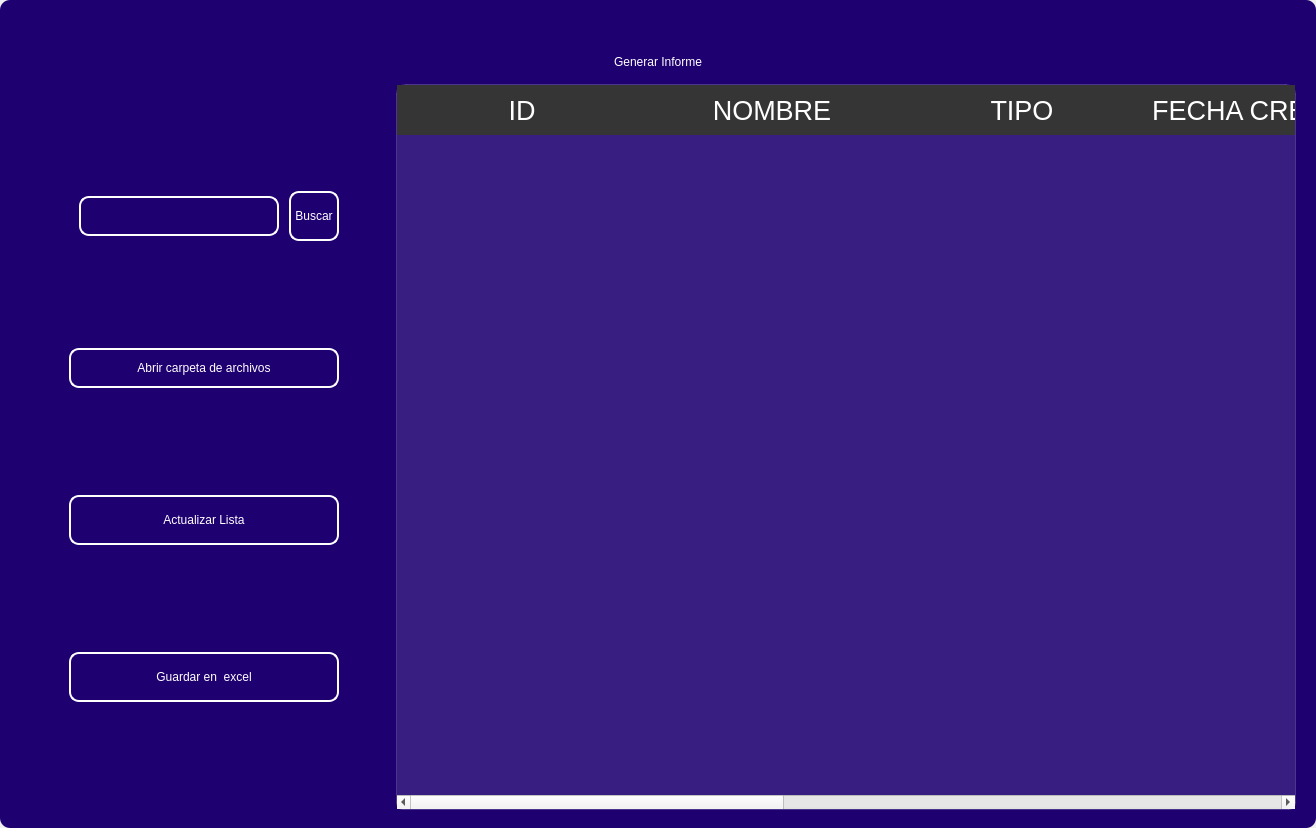
<?xml version="1.0" encoding="UTF-8"?>
<ui version="4.0">
 <class>MainWindow</class>
 <widget class="QMainWindow" name="MainWindow">
  <property name="geometry">
   <rect>
    <x>0</x>
    <y>0</y>
    <width>1316</width>
    <height>828</height>
   </rect>
  </property>
  <property name="windowTitle">
   <string>MainWindow</string>
  </property>
  <property name="styleSheet">
   <string notr="true"/>
  </property>
  <widget class="QWidget" name="centralwidget">
   <property name="styleSheet">
    <string notr="true"/>
   </property>
   <layout class="QVBoxLayout" name="verticalLayout">
    <property name="spacing">
     <number>0</number>
    </property>
    <property name="leftMargin">
     <number>0</number>
    </property>
    <property name="topMargin">
     <number>0</number>
    </property>
    <property name="rightMargin">
     <number>0</number>
    </property>
    <property name="bottomMargin">
     <number>0</number>
    </property>
    <item>
     <widget class="QFrame" name="frame">
      <property name="enabled">
       <bool>true</bool>
      </property>
      <property name="styleSheet">
       <string notr="true">
QFrame {
border-radius:10px;
background-color:#1E0070;
 }
</string>
      </property>
      <property name="frameShape">
       <enum>QFrame::StyledPanel</enum>
      </property>
      <property name="frameShadow">
       <enum>QFrame::Raised</enum>
      </property>
      <layout class="QVBoxLayout" name="verticalLayout_2">
       <item>
        <widget class="QFrame" name="frame_superior">
         <property name="minimumSize">
          <size>
           <width>0</width>
           <height>40</height>
          </size>
         </property>
         <property name="maximumSize">
          <size>
           <width>16777215</width>
           <height>40</height>
          </size>
         </property>
         <property name="styleSheet">
          <string notr="true">QPushButton{
border-radius:18px;
}

QPushButton:hover{
	background-color: rgb(0, 0, 0);
}
</string>
         </property>
         <property name="frameShape">
          <enum>QFrame::StyledPanel</enum>
         </property>
         <property name="frameShadow">
          <enum>QFrame::Raised</enum>
         </property>
         <layout class="QHBoxLayout" name="horizontalLayout_3">
          <property name="spacing">
           <number>4</number>
          </property>
          <property name="leftMargin">
           <number>0</number>
          </property>
          <property name="topMargin">
           <number>0</number>
          </property>
          <property name="rightMargin">
           <number>0</number>
          </property>
          <property name="bottomMargin">
           <number>0</number>
          </property>
          <item>
           <widget class="QPushButton" name="btn_icon">
            <property name="text">
             <string/>
            </property>
            <property name="iconSize">
             <size>
              <width>40</width>
              <height>40</height>
             </size>
            </property>
           </widget>
          </item>
          <item>
           <spacer name="horizontalSpacer_2">
            <property name="orientation">
             <enum>Qt::Horizontal</enum>
            </property>
            <property name="sizeHint" stdset="0">
             <size>
              <width>443</width>
              <height>20</height>
             </size>
            </property>
           </spacer>
          </item>
          <item>
           <widget class="QPushButton" name="btn_exit">
            <property name="minimumSize">
             <size>
              <width>38</width>
              <height>38</height>
             </size>
            </property>
            <property name="maximumSize">
             <size>
              <width>38</width>
              <height>38</height>
             </size>
            </property>
            <property name="cursor">
             <cursorShape>PointingHandCursor</cursorShape>
            </property>
            <property name="text">
             <string/>
            </property>
            <property name="iconSize">
             <size>
              <width>35</width>
              <height>35</height>
             </size>
            </property>
           </widget>
          </item>
          <item>
           <widget class="QPushButton" name="bt_minimizar">
            <property name="minimumSize">
             <size>
              <width>38</width>
              <height>38</height>
             </size>
            </property>
            <property name="maximumSize">
             <size>
              <width>38</width>
              <height>38</height>
             </size>
            </property>
            <property name="cursor">
             <cursorShape>PointingHandCursor</cursorShape>
            </property>
            <property name="text">
             <string/>
            </property>
            <property name="icon">
             <iconset>
              <normaloff>image/minus.svg</normaloff>image/minus.svg</iconset>
            </property>
            <property name="iconSize">
             <size>
              <width>38</width>
              <height>38</height>
             </size>
            </property>
           </widget>
          </item>
          <item>
           <widget class="QPushButton" name="bt_maximizar">
            <property name="minimumSize">
             <size>
              <width>38</width>
              <height>38</height>
             </size>
            </property>
            <property name="maximumSize">
             <size>
              <width>38</width>
              <height>38</height>
             </size>
            </property>
            <property name="cursor">
             <cursorShape>PointingHandCursor</cursorShape>
            </property>
            <property name="text">
             <string/>
            </property>
            <property name="icon">
             <iconset>
              <normaloff>image/chevron-up.svg</normaloff>image/chevron-up.svg</iconset>
            </property>
            <property name="iconSize">
             <size>
              <width>38</width>
              <height>38</height>
             </size>
            </property>
           </widget>
          </item>
          <item>
           <widget class="QPushButton" name="bt_restaurar">
            <property name="minimumSize">
             <size>
              <width>38</width>
              <height>38</height>
             </size>
            </property>
            <property name="maximumSize">
             <size>
              <width>38</width>
              <height>38</height>
             </size>
            </property>
            <property name="cursor">
             <cursorShape>PointingHandCursor</cursorShape>
            </property>
            <property name="text">
             <string/>
            </property>
            <property name="icon">
             <iconset>
              <normaloff>image/chevron-down.svg</normaloff>image/chevron-down.svg</iconset>
            </property>
            <property name="iconSize">
             <size>
              <width>38</width>
              <height>38</height>
             </size>
            </property>
           </widget>
          </item>
          <item>
           <widget class="QPushButton" name="bt_cerrar">
            <property name="minimumSize">
             <size>
              <width>38</width>
              <height>38</height>
             </size>
            </property>
            <property name="maximumSize">
             <size>
              <width>38</width>
              <height>38</height>
             </size>
            </property>
            <property name="cursor">
             <cursorShape>PointingHandCursor</cursorShape>
            </property>
            <property name="text">
             <string/>
            </property>
            <property name="icon">
             <iconset>
              <normaloff>image/x.svg</normaloff>image/x.svg</iconset>
            </property>
            <property name="iconSize">
             <size>
              <width>38</width>
              <height>38</height>
             </size>
            </property>
           </widget>
          </item>
         </layout>
        </widget>
       </item>
       <item>
        <widget class="QLabel" name="label">
         <property name="styleSheet">
          <string notr="true">font: 30pt &quot;MS Shell Dlg 2&quot;;
color: rgb(255, 255, 255);</string>
         </property>
         <property name="text">
          <string>Generar Informe</string>
         </property>
         <property name="alignment">
          <set>Qt::AlignCenter</set>
         </property>
        </widget>
       </item>
       <item>
        <widget class="QFrame" name="frame_3">
         <property name="minimumSize">
          <size>
           <width>0</width>
           <height>0</height>
          </size>
         </property>
         <property name="frameShape">
          <enum>QFrame::StyledPanel</enum>
         </property>
         <property name="frameShadow">
          <enum>QFrame::Raised</enum>
         </property>
         <layout class="QHBoxLayout" name="horizontalLayout_4">
          <property name="leftMargin">
           <number>9</number>
          </property>
          <property name="topMargin">
           <number>9</number>
          </property>
          <property name="rightMargin">
           <number>9</number>
          </property>
          <item>
           <layout class="QVBoxLayout" name="verticalLayout_4">
            <property name="spacing">
             <number>50</number>
            </property>
            <property name="sizeConstraint">
             <enum>QLayout::SetDefaultConstraint</enum>
            </property>
            <property name="leftMargin">
             <number>50</number>
            </property>
            <property name="topMargin">
             <number>50</number>
            </property>
            <property name="rightMargin">
             <number>50</number>
            </property>
            <property name="bottomMargin">
             <number>50</number>
            </property>
            <item>
             <layout class="QHBoxLayout" name="horizontalLayout">
              <property name="spacing">
               <number>10</number>
              </property>
              <property name="leftMargin">
               <number>10</number>
              </property>
              <property name="topMargin">
               <number>0</number>
              </property>
              <property name="bottomMargin">
               <number>0</number>
              </property>
              <item>
               <widget class="QLineEdit" name="searchtxt">
                <property name="minimumSize">
                 <size>
                  <width>200</width>
                  <height>25</height>
                 </size>
                </property>
                <property name="maximumSize">
                 <size>
                  <width>150</width>
                  <height>40</height>
                 </size>
                </property>
                <property name="styleSheet">
                 <string notr="true">QLabel {
	color: rgb(255, 255, 254);
	font: 12pt &quot;Arial&quot;;
	background-color: rgba(0, 0, 0,0);
}

QTextEdit{
background-color: rgba(0, 0, 0,0);
border-radius:10px; 
font: 12pt &quot;Arial&quot;;
color: rgb(255, 255, 254);
border: 2px solid  rgb(255, 255, 255);

}

QTextEdit:hover{
background-color: rgba(0, 0, 0,0);
border-radius:10px; 
font: 12pt &quot;Arial&quot;;
border: 2px solid  rgb(120, 0, 171);
}

QTextEdit:focus{
background-color: rgb(0, 0, 0);
border-radius:10px; 
font: 12pt &quot;Arial&quot;;
border: 2px solid rgb(120, 0, 171);
}

QLineEdit{
background-color: rgba(0, 0, 0,0);
border-radius:10px; 
font: 12pt &quot;Arial&quot;;
color: rgb(255, 255, 254);
border: 2px solid  rgb(255, 255, 255);

}

QLineEdit:hover{
background-color: rgba(0, 0, 0,0);
border-radius:10px; 
font: 12pt &quot;Arial&quot;;
border: 2px solid  rgb(120, 0, 171);
}

QLineEdit:focus{
background-color: rgb(0, 0, 0);
border-radius:10px; 
font: 12pt &quot;Arial&quot;;
border: 2px solid rgb(120, 0, 171);
}

QCheckBox{
	font: 12pt &quot;Arial&quot;;
	color: rgb(255, 255, 255);
}

QCheckBox::indicator {
    width: 18px;
    height:18px;
}

QCheckBox::indicator:unchecked {
   background-image: url(image/square.svg);
}

QCheckBox::indicator:checked {
   background-image: url(image/check-square.svg);
}

QPushButton{
border-radius:10px; 
font: 12pt &quot;Arial&quot;;
color: rgb(255, 255, 254);
border: 2px solid #ffffff;
}

QPushButton:hover{
border-radius:10px; 
font: 12pt &quot;Arial&quot;;
color: rgb(255, 255, 255);
border: 2px solid rgb(120, 0, 171);
	background-color: rgb(120, 0, 171);
}
</string>
                </property>
               </widget>
              </item>
              <item>
               <widget class="QPushButton" name="btn_search">
                <property name="sizePolicy">
                 <sizepolicy hsizetype="Minimum" vsizetype="Fixed">
                  <horstretch>0</horstretch>
                  <verstretch>0</verstretch>
                 </sizepolicy>
                </property>
                <property name="minimumSize">
                 <size>
                  <width>0</width>
                  <height>15</height>
                 </size>
                </property>
                <property name="maximumSize">
                 <size>
                  <width>100</width>
                  <height>50</height>
                 </size>
                </property>
                <property name="cursor">
                 <cursorShape>PointingHandCursor</cursorShape>
                </property>
                <property name="styleSheet">
                 <string notr="true">QPushButton{
border-radius:10px; 
font: 12pt &quot;Arial&quot;;
color: rgb(255, 255, 254);
border: 2px solid #ffffff;
}

QPushButton:hover{
border-radius:10px; 
font: 12pt &quot;Arial&quot;;
color: rgb(255, 255, 255);
border: 2px solid rgb(120, 0, 171);
	background-color: rgb(120, 0, 171);
}</string>
                </property>
                <property name="text">
                 <string>Buscar</string>
                </property>
               </widget>
              </item>
             </layout>
            </item>
            <item>
             <widget class="QPushButton" name="btn_report_export">
              <property name="minimumSize">
               <size>
                <width>0</width>
                <height>40</height>
               </size>
              </property>
              <property name="cursor">
               <cursorShape>PointingHandCursor</cursorShape>
              </property>
              <property name="styleSheet">
               <string notr="true">QPushButton{
border-radius:10px; 
font: 12pt &quot;Arial&quot;;
color: rgb(255, 255, 254);
border: 2px solid #ffffff;
}

QPushButton:hover{
border-radius:10px; 
font: 12pt &quot;Arial&quot;;
color: rgb(255, 255, 255);
border: 2px solid rgb(120, 0, 171);
	background-color: rgb(120, 0, 171);
}</string>
              </property>
              <property name="text">
               <string>Abrir carpeta de archivos</string>
              </property>
             </widget>
            </item>
            <item>
             <widget class="QPushButton" name="btn_get">
              <property name="minimumSize">
               <size>
                <width>50</width>
                <height>40</height>
               </size>
              </property>
              <property name="maximumSize">
               <size>
                <width>300</width>
                <height>50</height>
               </size>
              </property>
              <property name="cursor">
               <cursorShape>PointingHandCursor</cursorShape>
              </property>
              <property name="styleSheet">
               <string notr="true">QPushButton{
border-radius:10px; 
font: 12pt &quot;Arial&quot;;
color: rgb(255, 255, 254);
border: 2px solid #ffffff;
}

QPushButton:hover{
border-radius:10px; 
font: 12pt &quot;Arial&quot;;
color: rgb(255, 255, 255);
border: 2px solid rgb(120, 0, 171);
	background-color: rgb(120, 0, 171);
}</string>
              </property>
              <property name="text">
               <string>Actualizar Lista</string>
              </property>
              <property name="iconSize">
               <size>
                <width>35</width>
                <height>35</height>
               </size>
              </property>
             </widget>
            </item>
            <item>
             <widget class="QPushButton" name="btn_excel">
              <property name="minimumSize">
               <size>
                <width>10</width>
                <height>40</height>
               </size>
              </property>
              <property name="maximumSize">
               <size>
                <width>300</width>
                <height>50</height>
               </size>
              </property>
              <property name="cursor">
               <cursorShape>PointingHandCursor</cursorShape>
              </property>
              <property name="styleSheet">
               <string notr="true">QPushButton{
border-radius:10px; 
font: 12pt &quot;Arial&quot;;
color: rgb(255, 255, 254);
border: 2px solid #ffffff;
}

QPushButton:hover{
border-radius:10px; 
font: 12pt &quot;Arial&quot;;
color: rgb(255, 255, 255);
border: 2px solid rgb(120, 0, 171);
	background-color: rgb(120, 0, 171);
}</string>
              </property>
              <property name="text">
               <string>Guardar en  excel</string>
              </property>
              <property name="iconSize">
               <size>
                <width>35</width>
                <height>35</height>
               </size>
              </property>
             </widget>
            </item>
           </layout>
          </item>
          <item>
           <widget class="QTableWidget" name="table_report">
            <property name="minimumSize">
             <size>
              <width>900</width>
              <height>0</height>
             </size>
            </property>
            <property name="maximumSize">
             <size>
              <width>700</width>
              <height>16777215</height>
             </size>
            </property>
            <property name="styleSheet">
             <string notr="true">QTableView {
	background-color: rgba(255, 255, 255, 30); 	
	border: 1px solid rgba(255,255,255,40);
	border-bottom-right-radius: 7px; 
	border-bottom-left-radius: 7px; 
	color: white;
	font: 15pt &quot;MS Shell Dlg 2&quot;;
}

QHeaderView::section {
background-color: rgb(53, 53, 53);
color: white;
border: none;
height: 50px;
font-size: 20pt;
}

QTableView::item {
    border-style: none;
    border-bottom: 1px solid rgba(255,255,255,50);
    padding-left: auto;
    padding-right: auto;
}

QTableView::item:selected{
	border: none;
	color: rgb(255, 255, 255);
    background-color: rgba(255, 255, 255, 50);
}
</string>
            </property>
            <property name="lineWidth">
             <number>1</number>
            </property>
            <property name="editTriggers">
             <set>QAbstractItemView::NoEditTriggers</set>
            </property>
            <attribute name="horizontalHeaderDefaultSectionSize">
             <number>250</number>
            </attribute>
            <column>
             <property name="text">
              <string>ID</string>
             </property>
            </column>
            <column>
             <property name="text">
              <string>NOMBRE</string>
             </property>
            </column>
            <column>
             <property name="text">
              <string>TIPO</string>
             </property>
            </column>
            <column>
             <property name="text">
              <string>FECHA CREACION</string>
             </property>
            </column>
            <column>
             <property name="text">
              <string>DESCRIPCIÓN</string>
             </property>
            </column>
            <column>
             <property name="text">
              <string>NOMBRE DE ARCHIVO</string>
             </property>
            </column>
            <column>
             <property name="text">
              <string>USUARIO</string>
             </property>
            </column>
           </widget>
          </item>
         </layout>
        </widget>
       </item>
      </layout>
     </widget>
    </item>
   </layout>
  </widget>
 </widget>
 <resources/>
 <connections/>
</ui>
